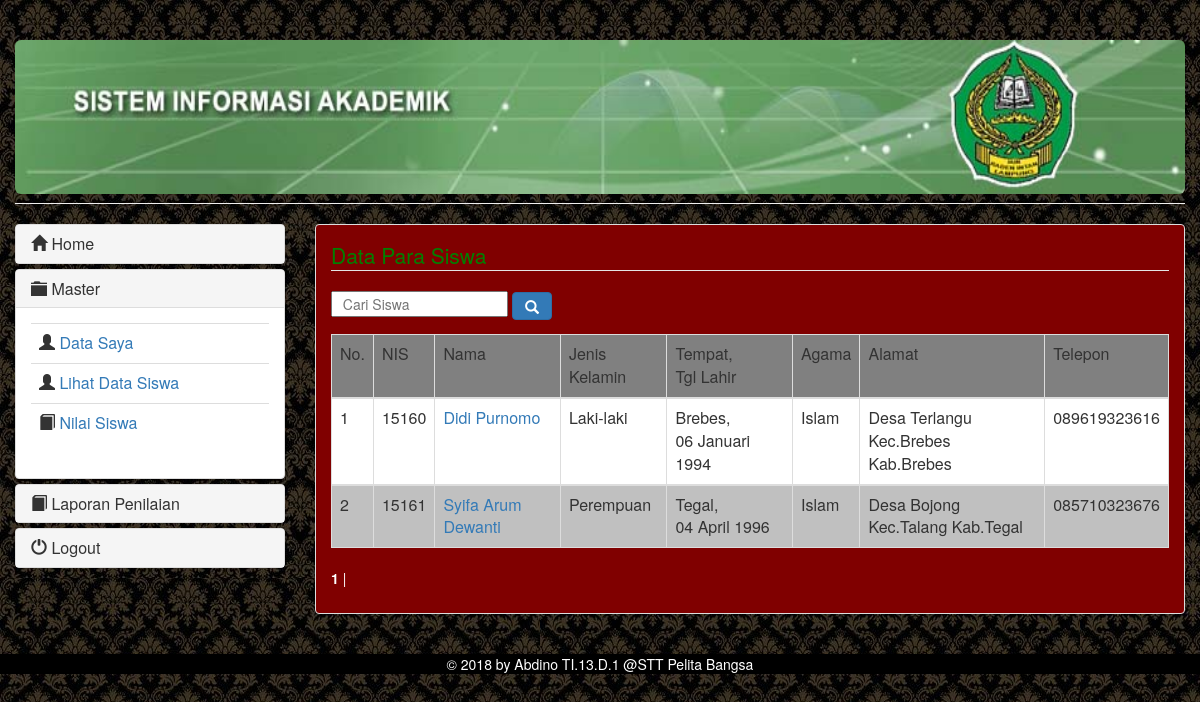
The app's page /guru/index.php?module=siswa (signed in), older data.
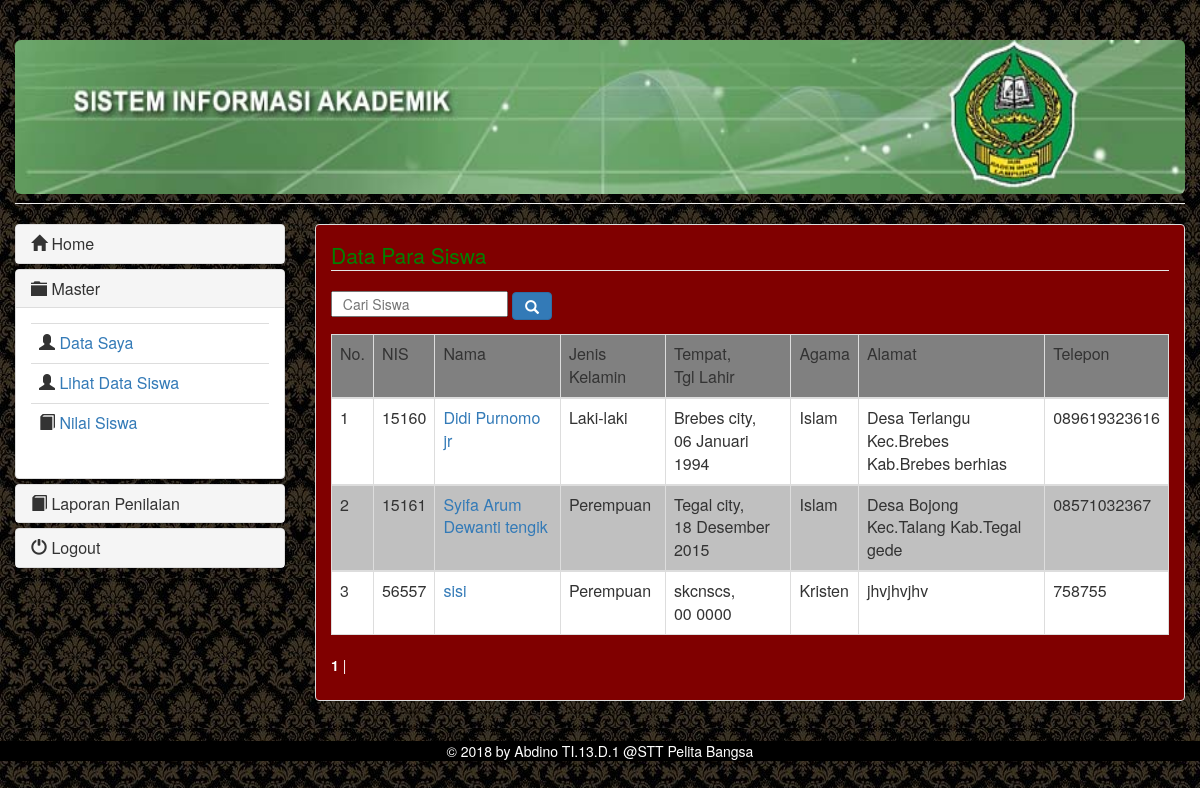
The same page, newer data.
### tables this page shows
CREATE TABLE IF NOT EXISTS `tbl_siswa` (
  `nis` varchar(15) NOT NULL,
  `nisn` varchar(15) NOT NULL,
  `password` varchar(50) NOT NULL,
  `nama_murid` varchar(35) NOT NULL,
  `jenis_kelamin` varchar(15) NOT NULL,
  `tmp_lahir` varchar(20) NOT NULL,
  `tgl_lahir` date NOT NULL,
  `agama` varchar(20) NOT NULL,
  `alamat` varchar(100) NOT NULL,
  `telepon` varchar(15) NOT NULL,
  `ortu_nama` varchar(35) NOT NULL,
  `tgl_edit` date NOT NULL,
  `img_siswa` varchar(100) NOT NULL
);

### config/fungsi_indotgl.php (called while the page is built, shortened)
<?php
	function tgl_indo($tgl){
		$tanggal = substr($tgl,8,2);
		$bulan = getBulan(substr($tgl,5,2));
		$tahun = substr($tgl,0,4);
		return $tanggal.' '.$bulan.' '.$tahun;
	}
	function getBulan($bln){
		switch ($bln){
			case 1:
				return "Januari";
				break;
			case 4:
				return "April";
				break;
			case 12:
				return "Desember";
				break;
		}
	}
?>

### guru/modul/mod_siswa/siswa.php (the view, shortened to what this page needs)
<?php
	echo "
		<legend><font color=\"green\">Data Para Siswa</font></legend>
		<form class=\"form-search\" method='get' action='$_SERVER[PHP_SELF]'>
			<div class=\"input-append\" style=\"color:maroon;\">
				<input type=\"hidden\" value='siswa' name='module'>
				<input type=\"text\" class=\"span2 search-query\" placeholder=\"&nbsp; Cari Siswa\" name='kata'>
				<button type=\"submit\" class=\"btn btn-primary\"><span class=\"glyphicon glyphicon-search\"></span></button>
			</div>
	   </form>
	   <div style=\"clearfix\"></div>
   ";
	if (empty($_GET['kata'])){
		echo "
		<div class=\"table-responsive\">
			<table class=\"table table-bordered\" >
				<thead style=\"background-color:grey\">
					<tr>
						<td>No.</td>
						<td>NIS</td>
						<td>Nama </td>
						<td>Jenis Kelamin</td>
						<td width=15%>Tempat,<br>
						Tgl Lahir</td>
						<td>Agama</td>
						<td>Alamat</td>
						<td>Telepon</td>
					</tr>
				</thead>";
		$batas=5;
		$p= new Paging;
		$posisi=$p->cariposisi($batas);
		$tampil = mysql_query("
			SELECT * FROM tbl_siswa ORDER BY nis limit $posisi,$batas");
		$no=$posisi+1;
		while($r=mysql_fetch_array($tampil)){
			$tglhr = tgl_indo($r['tgl_lahir']);
			if($no%2 == 1)
				$warna="white";
			else
				$warna="silver";
			echo "
				<tbody style=\"background-color:$warna\">
					<tr><td>$no</td>
						<td>$r[nis]</td>
						<td width=15%>
							<a href='index.php?module=detail-siswa&id=$r[nis]'>$r[nama_murid]</a>
						</td>
						<td>$r[jenis_kelamin]</td>
						<td>$r[tmp_lahir],<br> $tglhr</td>
						<td>$r[agama]</td>
						<td>$r[alamat]</td>
						<td>$r[telepon]</td>
					</tr>
				</tbody>";
		$no++;
		}
		echo "</table>
		</div>";
		$tampil2=mysql_query("select * from tbl_siswa ORDER BY nis");
		$jmldata=mysql_num_rows($tampil2);
		$jmlhalaman = $p->jumlahHalaman($jmldata, $batas);
		$linkHalaman= $p->navHalaman($_GET['halaman'],$jmlhalaman);
		echo "<p>$linkHalaman</p>";
	}
?>

### config/class_paging.php (shortened to what this page needs)
<?php
class Paging{
	function cariPosisi($batas){
		if(empty($_GET['halaman'])){
			$posisi=0;
		}
		else{
			$posisi = ($_GET['halaman']-1) * $batas;
		}
		return $posisi;
	}
	function jumlahHalaman($jmldata, $batas){
		$jmlhalaman = ceil($jmldata/$batas);
		return $jmlhalaman;
	}
	function navHalaman($halaman_aktif, $jmlhalaman){
		$link_halaman = "";
		for ($i=1; $i<=$jmlhalaman; $i++){
			if ($i == $halaman_aktif){
				$link_halaman .= "<b>$i</b> | ";
			}
			else{
				$link_halaman .= "<a href=$_SERVER[PHP_SELF]?module=$_GET[module]&halaman=$i>$i</a> | ";
			}
			$link_halaman .= " ";
		}
		return $link_halaman;
	}
}
?>

Row changes from the older to the newer data that the page shows:
changed tbl_siswa "Laki-laki": nama_murid "Didi Purnomo" → "Didi Purnomo jr"; tmp_lahir "Brebes" → "Brebes city"; alamat "Desa Terlangu Kec.Brebes Kab.Brebes" → "Desa Terlangu Kec.Brebes Kab.Brebes berhias"
changed tbl_siswa id 15161: nama_murid "Syifa Arum Dewanti" → "Syifa Arum Dewanti tengik"; tmp_lahir "Tegal" → "Tegal city"; tgl_lahir "04 April 1996" → "18 Desember 2015"; alamat "Desa Bojong Kec.Talang Kab.Tegal" → "Desa Bojong Kec.Talang Kab.Tegal gede"; telepon "085710323676" → "08571032367"
added tbl_siswa: nis "56557", nama_murid "sisi", jenis_kelamin "Perempuan", tmp_lahir "skcnscs", tgl_lahir "00 0000", agama "Kristen", alamat "jhvjhvjhv", telepon "758755"
